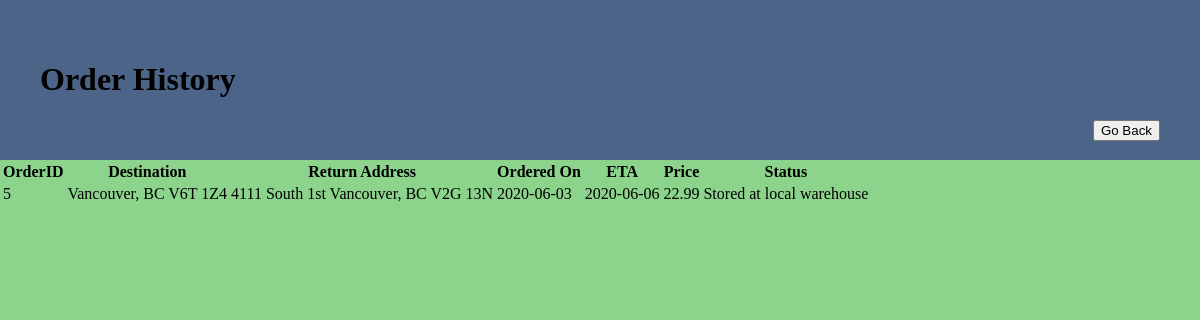
Page /OrderHistory.php (signed in) on the committed database.
### tables this page shows
CREATE TABLE PlacedOrder (			
    OID         integer,
    CID 		integer not null,

    primary key (OID, CID),
    foreign key (CID) references Customer(CID)
        ON UPDATE cascade
);

CREATE TABLE OrderDest(
    OID             integer,
    ShippingAddress char(60),
    primary key (OID)
);

CREATE TABLE OrderOrig(
    OID             integer,
    ReturnAddress   char(60),
    primary key (OID)
);

CREATE TABLE OrderedOn(
    OID     integer,
    Date    date,
    primary key (OID)
);

CREATE TABLE OrderETA(
    OID     integer,
    Date    date,
    primary key (OID)
);

CREATE TABLE Invoice(
    IID		integer,
    Cost	real,
    CID		integer,
    SSN		integer not null,
    OID     integer not null,
    primary key (IID),
    foreign key (CID) references Customer(CID)
        on update cascade,
    foreign key (SSN) references ManagedOffice(SSN),
    foreign key (OID) references PlacedOrder(OID)
);

CREATE TABLE OrderStatus(
    OID	        integer,
    Status		char(40),
    primary key (OID),
    foreign key (OID) references PlacedOrder(OID)
        on update cascade
        on delete cascade
  );

### OrderHistory.php (the view, shortened to what this page needs)
<!DOCTYPE html>
<html>
<head>
    <link rel="stylesheet" href="styles.css">
</head>
<body>
    <div class="header">
        <h1>Order History</h1>
        <div class="back">
            <button onclick="window.location.href='../src/customer.php'" class="go-back-button">Go Back</button>
        </div>
    </div>
    <div class="result_table">
        <?php
        $conn = OpenCon();
        $sql = "SELECT po.oid, od.ShippingAddress, oo.ReturnAddress, oon.Date as Date1, oe.Date as Date2, iv.Cost, os.Status
                FROM PlacedOrder po, customer c, accounts a, OrderDest od, OrderOrig oo, OrderedOn oon, OrderETA oe, Invoice iv, OrderStatus os
                where po.cid = c.cid
                    and c.cid = a.cid
                    and a.username = '".$_SESSION["username"]."'
                    and po.oid = od.oid
                    and po.oid = oo.oid
                    and po.oid = oon.oid
                    and po.oid = oe.oid
                    and po.oid = os.oid
                    and po.oid = iv.oid";
        $result = $conn->query($sql);
        if ($result->num_rows > 0) {
            echo "<table>
                <tr>
                    <th class='border-class'>OrderID</th>
                    <th class='border-class'>Destination</th>
                    <th class='border-class'>Return Address</th>
                    <th class='border-class'>Ordered On</th>
                    <th class='border-class'>ETA</th>
                    <th class='border-class'>Price</th>
                    <th class='border-class'>Status</th>
                </tr>";
            while ($row = $result->fetch_assoc()) {
                echo
                    "<tr>
                    <td class='border-class'>" .$row["oid"]. "</td>
                    <td class='border-class'>" .$row["ShippingAddress"]. "</td>
                    <td class='border-class'>" .$row["ReturnAddress"]. "</td>
                    <td class='border-class'>" .$row["Date1"]. "</td>
                    <td class='border-class'>" .$row["Date2"]. "</td>
                    <td class='border-class'>" .$row["Cost"]. "</td>
                    <td class='border-class'>" .$row["Status"]. "</td>
                    ";
            }
        } else {
            echo "0 results";
        }
        ?>
    </div>
</body>
</html>

### styles.css (style rules this page uses)
body { background-color: #8cd38c; margin: 0px; padding: 0px; }
.header { background-color: rgb(75, 100, 135); padding: 40px 40px 40px 40px; margin: 0px; }
.go-back-button { float: right; }

### rows in the picture
placedorder: OID "5", OID.ShippingAddress "Vancouver, BC V6T 1Z4", orderorig.ReturnAddress "4111 South 1st Vancouver, BC V2G 13N", orderedon.Date "2020-06-03", ordereta.Date "2020-06-06", invoice.Cost "22.99", orderstatus.Status "Stored at local warehouse"
